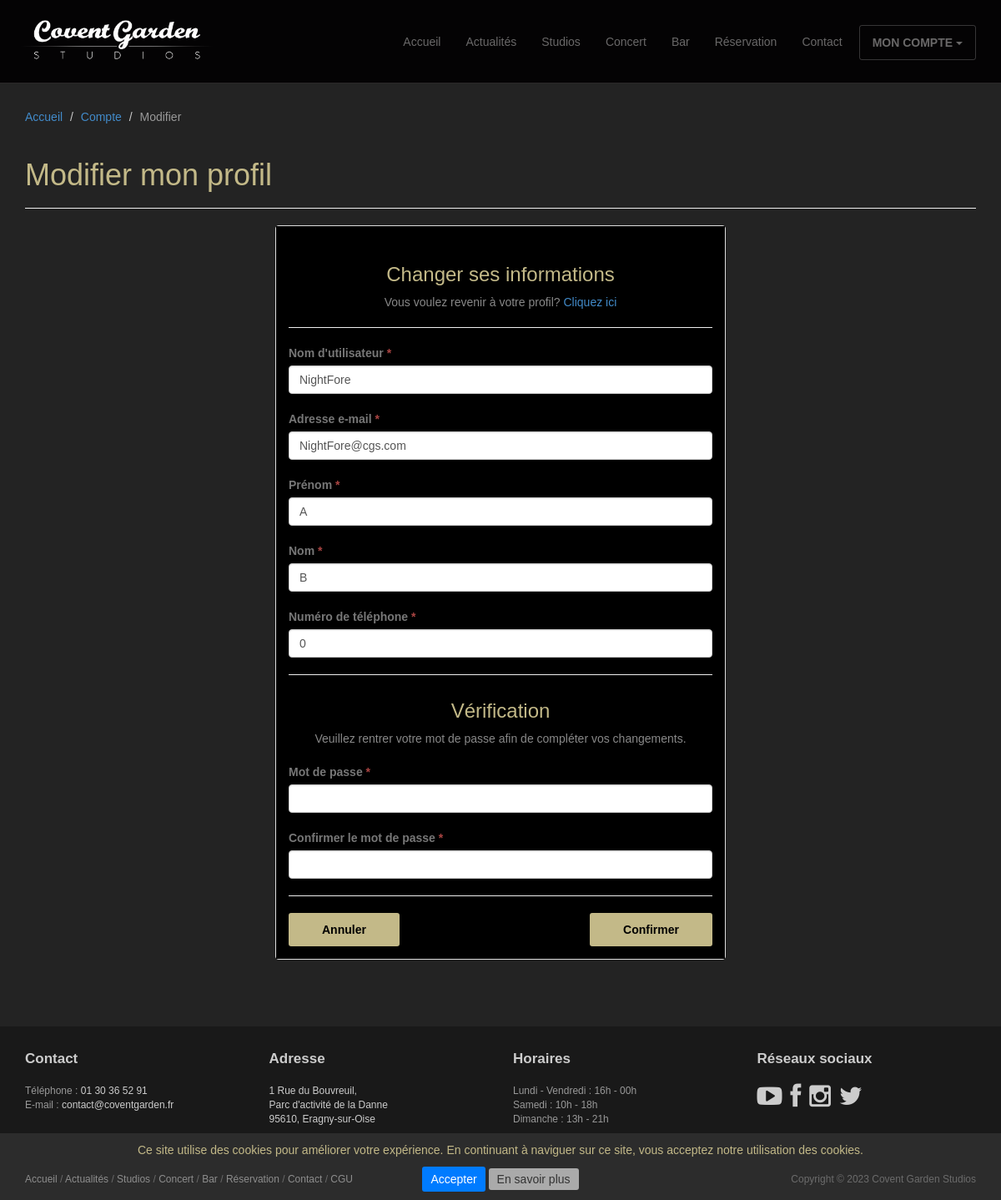
Before: /compte/modifier/ (signed in) with the older database file.
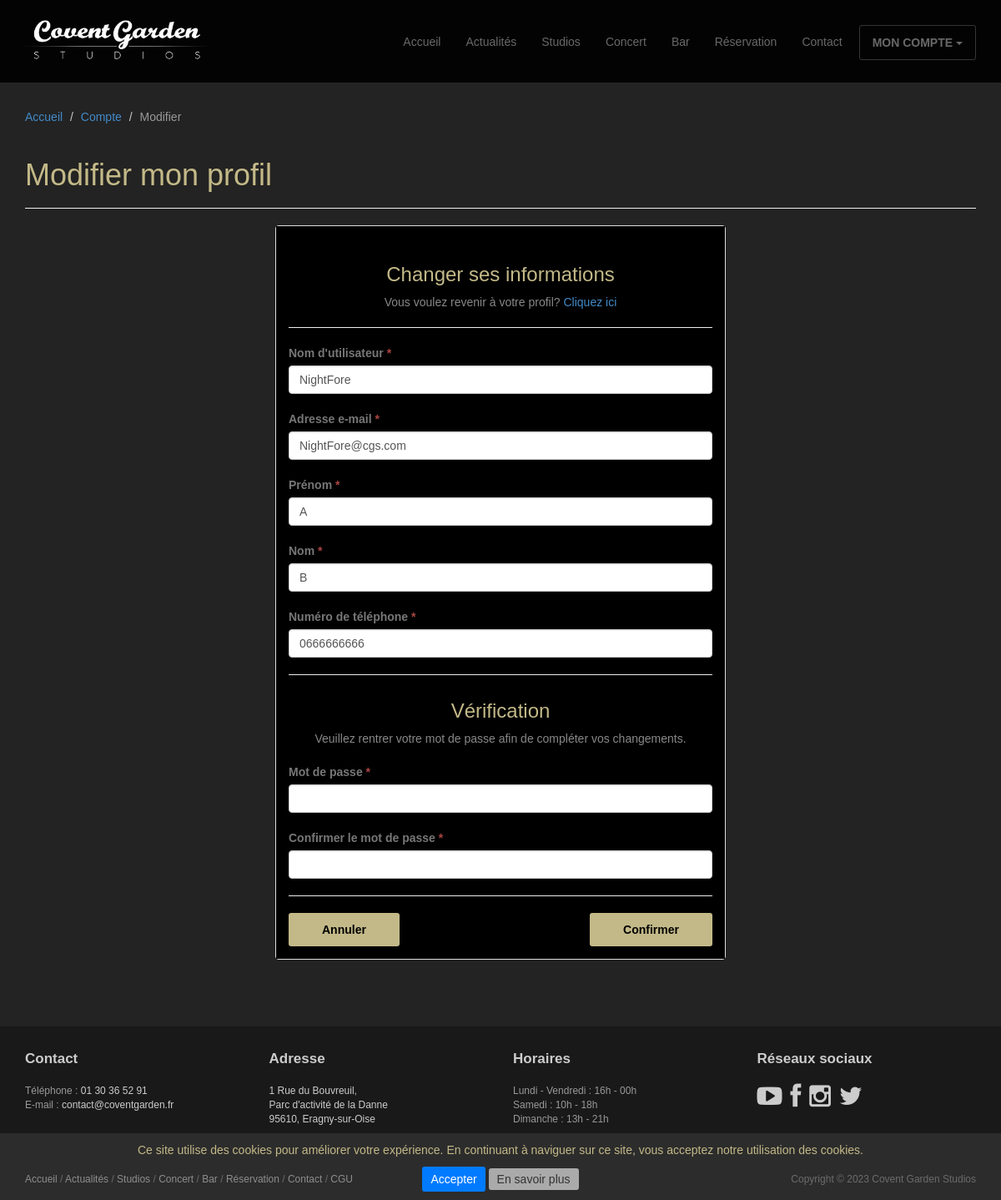
After: the same page with the newer database file.
### studios/models.py (models this page shows, shortened)
class CustomUser(AbstractUser):
    username = MODEL_USERNAME
    email = MODEL_EMAIL
    last_name = MODEL_LAST_NAME
    first_name = MODEL_FIRST_NAME
    phone = MODEL_PHONE
    password = MODEL_PASSWORD
    password_confirm = MODEL_PASSWORD_CONFIRM

### studios/views.py (the view, shortened to what this page needs)
# urls.py: path('compte/modifier/', views.ProfileUpdateView.as_view(), name='profile_update'),
class ProfileUpdateView(LoginRequiredMixin, View):
    redirect_field_name = ''
    form_class = ProfileUpdateForm
    form_confirm_class = ProfileUpdateConfirmForm
    template_name = "profile/profile_update.html"
    context = {
        "title": "Modifier mon profil",
        "breadcrumb": [
            {"view": "home", "name": "Accueil"},
            {"view": "profile_detail", "name": "Compte"},
            {"view": None, "name": "Modifier"}],
    }
    def get(self, request):
        self.context["form"] = self.form_class(user=request.user, instance=request.user)
        self.context["form_confirm"] = self.form_confirm_class(user=request.user)
        return render(request, self.template_name, self.context)

### studios/forms.py (shortened to what this page needs)
class ProfileUpdateForm(forms.ModelForm):
    class Meta:
        model = CustomUser
        fields = ('username', 'email', 'last_name', 'first_name', 'phone')
    def __init__(self, user, *args, **kwargs):
        self.user = user
        super().__init__(*args, **kwargs)
        for visible in self.visible_fields():
            visible.field.widget.attrs['class'] = 'form-control'

class ProfileUpdateConfirmForm(forms.Form):
    error_messages = {
        'password_match': "Le mot de passe ne correspond pas au mot de passe défini.",
        'password_mismatch': "Les deux mots de passes ne correspondent pas.",
    }
    password = FORM_PASSWORD
    password_confirm = FORM_PASSWORD_CONFIRM
    def __init__(self, user, *args, **kwargs):
        self.user = user
        super().__init__(*args, **kwargs)
        for visible in self.visible_fields():
            visible.field.widget.attrs['class'] = 'form-control'

### studios/templates/profile/profile_update.html (shortened to what this page needs)
{% extends 'base/base.html' %}
{% load static %}
{% block header %}
<header id="head" class="secondary"></header>
{% endblock %}
{% block page_header %}
<header class="page-header">
	<h1 class="page-title">{{title}}</h1>
</header>
{% endblock %}
{% block content %}
<form method="post">
	<div class="col-md-6 col-md-offset-3 col-sm-8 col-sm-offset-2">
		<div class="panel panel-default">
			<div class="panel-body">
				<h3 class="thin text-center">Changer ses informations</h3>
				<p class="text-center text-muted">Vous voulez revenir à votre profil? <a href="{% url 'profile_detail' %}">Cliquez ici</a></p>
				<hr>
				{% include "base/base_form.html" %}
				<hr>
				<h3 class="thin text-center">Vérification</h3>
				<p class="text-center text-muted">Veuillez rentrer votre mot de passe afin de compléter vos changements.</a></p>
				{% include "base/base_form_confirm.html" %}
				<hr>
				<div class="row">
					<div class="col-lg-6 text-left">
						<button class="btn btn-action" type="button" onclick="window.location.href='{% url 'profile_detail' %}'">Annuler</button>
					</div>
					<div class="col-lg-6 text-right">
						<button class="btn btn-action" type="submit">Confirmer</button>
					</div>
				</div>
			</div>
		</div>
	</div>
</form>
{% endblock %}

### studios/templates/base/base_form.html (shortened to what this page needs)
{% for field in form %}
	<div class="top-margin">
		<label for="{{ field.id_for_label }}">
			{{ field.label }}
			{% if field.field.required %}<span class="text-danger">*</span>{% endif %}
		</label>
		{{ field }}
	</div>
{% endfor %}

### studios/templates/base/base_form_confirm.html (shortened to what this page needs)
{% for field in form_confirm %}
	<div class="top-margin">
		<label for="{{ field.id_for_label }}">
			{{ field.label }}
			{% if field.field.required %}<span class="text-danger">*</span>{% endif %}
		</label>
		{{ field }}
	</div>
{% endfor %}

Changed rows visible on the page:
changed CustomUser "NightFore": phone "0" → "0666666666"
